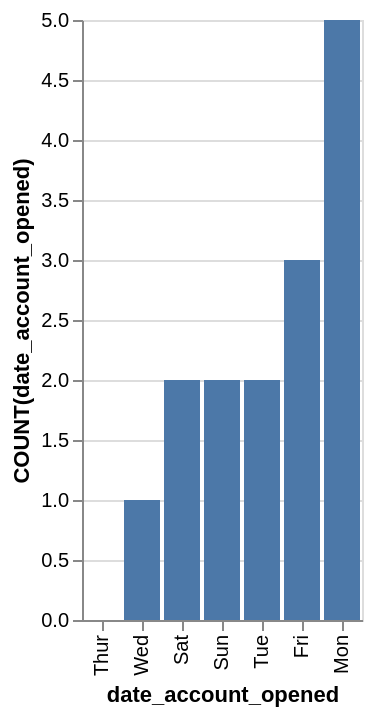

Specify this chart in Vega-Lite:
### Vega-Lite specification from a JSON file in a GitHub repository (floating-point values rounded to 4 significant figures)
{"data": {"values": [{"x_data": "Thur", "y_data": 0}, {"x_data": "Wed", "y_data": 1}, {"x_data": "Sat", "y_data": 2}, {"x_data": "Sun", "y_data": 2}, {"x_data": "Tue", "y_data": 2}, {"x_data": "Fri", "y_data": 3}, {"x_data": "Mon", "y_data": 5}]}, "mark": "bar", "encoding": {"x": {"field": "x_data", "type": "nominal", "title": "date_account_opened", "sort": {"op": "sum", "field": "y_data", "order": "ascending"}}, "y": {"field": "y_data", "type": "quantitative", "title": "COUNT(date_account_opened)"}}}
